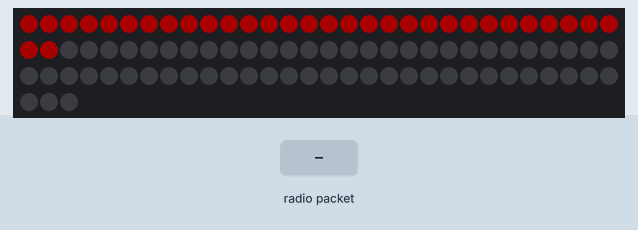
Bench run of a sketch on a simulated ESP32. Shown: 93 RGB LEDs in strip order, left to right, continuing on the next row. Inputs (shaded band) come from the test bench. Dim RGB values are drawn brighter than linear; what the sketch prints to the serial monitor is not drawn.

Above: at 5.6 s.
5.7 s: radio packet "1" arrives
Timing chart, 0 to 8.7 s (numbered marks = the images above; inputs shaded):
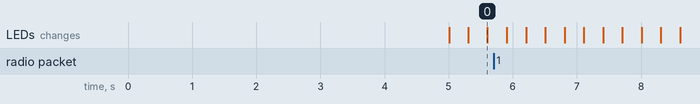

The sketch:

LEDRingController_ArduinoIDE.ino
```cpp
/*
 * ViviSense - LED Ring Controller ESP32
 *
 * Live path:
 *   MainController (LedFrame_t) -> this controller -> NeoPixel ring
 *
 * Preview path:
 *   CaregiverApp sends LedFrame_t directly for UI preview mode.
 */

#include <Arduino.h>
#include <WiFi.h>
#include <esp_now.h>
#include <esp_wifi.h>
#if __has_include(<esp_idf_version.h>)
#include <esp_idf_version.h>
#endif
#include <Adafruit_NeoPixel.h>
#include "led_frame.h"

#define LED_PIN         0
#define NUM_LEDS        93
#define ESPNOW_CHANNEL  1

const uint8_t MSG_COMPONENT_STATUS = 0xB4;
const uint8_t COMPONENT_LED_CONTROLLER = 2;
const uint8_t LED_BRIGHTNESS_DEFAULT = 26;   // UI default 20% (of capped 50% max)
const uint8_t LED_BRIGHTNESS_MAX = 128;      // 50%
const uint8_t ALERT_BRIGHTNESS_MAX = 96;     // timeout pulse peak (dimmer than normal max)
const uint8_t OUTER_RING_LED_COUNT = 32;
const uint32_t FRAME_TIMEOUT_DEFAULT_MS = 5000;  // configurable timeout
const uint32_t ALERT_PULSE_PERIOD_MS = 2400;     // slow pulse
const uint32_t ALERT_RENDER_PERIOD_MS = 30;
static const uint8_t BROADCAST_MAC[6] = {0xFF, 0xFF, 0xFF, 0xFF, 0xFF, 0xFF};

struct __attribute__((packed)) ComponentStatusPacket {
  uint8_t msg_type;
  uint8_t component_id;
  uint8_t sensor_seen_mask;
  uint8_t flags;
};

Adafruit_NeoPixel strip(NUM_LEDS, LED_PIN, NEO_GRB + NEO_KHZ800);

bool visualEnabled = true;
uint32_t lastHeartbeatMs = 0;
const uint32_t HEARTBEAT_PERIOD_MS = 1000;
uint32_t frameTimeoutMs = FRAME_TIMEOUT_DEFAULT_MS;
uint32_t lastFrameRxMs = 0;
uint32_t lastAlertRenderMs = 0;

static uint32_t resolveColor(uint8_t code) {
  switch (code) {
    case LED_COLOR_RED:    return strip.Color(255, 0, 0); //R,G,B
    case LED_COLOR_ORANGE: return strip.Color(255, 50, 0);
    case LED_COLOR_YELLOW: return strip.Color(255, 221, 0);
    case LED_COLOR_GREEN:  return strip.Color(15, 138, 15);
    case LED_COLOR_BLUE:   return strip.Color(0, 85, 255);
    default:               return 0;
  }
}

static void applyFrame(const LedFrame_t& frame) {
  uint8_t brightness = frame.brightness;
  if (brightness > LED_BRIGHTNESS_MAX) brightness = LED_BRIGHTNESS_MAX;
  strip.setBrightness(brightness);
  strip.clear();
  for (int i = 0; i < NUM_LEDS; i++) {
    if (frame.leds[i] == LED_COLOR_OFF) continue;
    strip.setPixelColor(i, resolveColor(frame.leds[i]));
  }
  strip.show();
  lastFrameRxMs = millis();
}

static void renderTimeoutAlert(uint32_t nowMs) {
  uint32_t period = ALERT_PULSE_PERIOD_MS;
  if (period < 200) period = 200;
  uint32_t half = period / 2;
  if (half == 0) half = 1;

  uint32_t phase = nowMs % period;
  uint32_t ramp = (phase <= half) ? phase : (period - phase);
  uint8_t pulseBrightness = (uint8_t)((ramp * ALERT_BRIGHTNESS_MAX) / half);

  strip.setBrightness(pulseBrightness);
  strip.clear();
  for (int i = 0; i < OUTER_RING_LED_COUNT; i++) {
    strip.setPixelColor(i, strip.Color(255, 0, 0));
  }
  strip.show();
}

static void handleEspNowPayload(const uint8_t* mac, const uint8_t* data, int len) {
  (void)mac;
  if (!visualEnabled) return;

  if (len == (int)sizeof(LedFrame_t)) {
    const LedFrame_t* frame = reinterpret_cast<const LedFrame_t*>(data);
    applyFrame(*frame);
    return;
  }

  Serial.printf("[ESP-NOW] Ignored packet size=%d\n", len);
}

#if defined(ESP_IDF_VERSION_MAJOR) && (ESP_IDF_VERSION_MAJOR >= 5)
void onEspNowReceived(const esp_now_recv_info_t* info, const uint8_t* data, int len) {
  const uint8_t* mac = (info != nullptr) ? info->src_addr : nullptr;
  handleEspNowPayload(mac, data, len);
}
#else
void onEspNowReceived(const uint8_t* mac, const uint8_t* data, int len) {
  handleEspNowPayload(mac, data, len);
}
#endif

static void sendHeartbeat() {
  ComponentStatusPacket pkt = {};
  pkt.msg_type = MSG_COMPONENT_STATUS;
  pkt.component_id = COMPONENT_LED_CONTROLLER;
  pkt.sensor_seen_mask = 0;
  pkt.flags = visualEnabled ? 0x01 : 0x00;
  esp_now_send(BROADCAST_MAC, reinterpret_cast<const uint8_t*>(&pkt), sizeof(pkt));
}

void setup() {
  Serial.begin(115200);

  strip.begin();
  strip.setBrightness(LED_BRIGHTNESS_DEFAULT);
  strip.show();
  lastFrameRxMs = millis();

  WiFi.mode(WIFI_STA);
  WiFi.disconnect();
  esp_wifi_set_channel(ESPNOW_CHANNEL, WIFI_SECOND_CHAN_NONE);

  Serial.printf("\n[ESP-NOW] LED ESP32 MAC address: %s\n", WiFi.macAddress().c_str());
  Serial.printf("[ESP-NOW] Listening on channel %d\n", ESPNOW_CHANNEL);

  if (esp_now_init() != ESP_OK) {
    Serial.println("[ESP-NOW] Init FAILED - halting");
    while (true) delay(1000);
  }

  esp_now_register_recv_cb(onEspNowReceived);

  {
    esp_now_peer_info_t broadcastPeer = {};
    memcpy(broadcastPeer.peer_addr, BROADCAST_MAC, 6);
    broadcastPeer.channel = ESPNOW_CHANNEL;
    broadcastPeer.ifidx = WIFI_IF_STA;
    broadcastPeer.encrypt = false;
    if (esp_now_add_peer(&broadcastPeer) != ESP_OK) {
      Serial.println("[ESP-NOW] Broadcast peer FAILED");
    }
  }

  Serial.println("[ESP-NOW] Ready - waiting for LedFrame_t packets");
}

void loop() {
  uint32_t nowMs = millis();
  if ((nowMs - lastHeartbeatMs) >= HEARTBEAT_PERIOD_MS) {
    lastHeartbeatMs = nowMs;
    sendHeartbeat();
  }

  if ((nowMs - lastFrameRxMs) >= frameTimeoutMs) {
    if ((nowMs - lastAlertRenderMs) >= ALERT_RENDER_PERIOD_MS) {
      lastAlertRenderMs = nowMs;
      renderTimeoutAlert(nowMs);
    }
  }
}
```

led_frame.h
```cpp
#pragma once
#include <stdint.h>

// Colour codes used in LedFrame_t::leds[]
#define LED_COLOR_OFF    0
#define LED_COLOR_RED    1   // close / danger
#define LED_COLOR_ORANGE 2   // medium
#define LED_COLOR_YELLOW 3   // far (in-range)
#define LED_COLOR_GREEN  4   // clear (sector mode)
#define LED_COLOR_BLUE   5   // center indicator

// Sent from MainController to LEDRingController for live render,
// and from CaregiverApp for preview mode.
typedef struct __attribute__((packed)) {
  uint8_t brightness;   // 0-255 (runtime max currently capped to 50%)
  uint8_t leds[93];     // per-LED color code (LED_COLOR_*)
} LedFrame_t;           // 94 bytes
```
